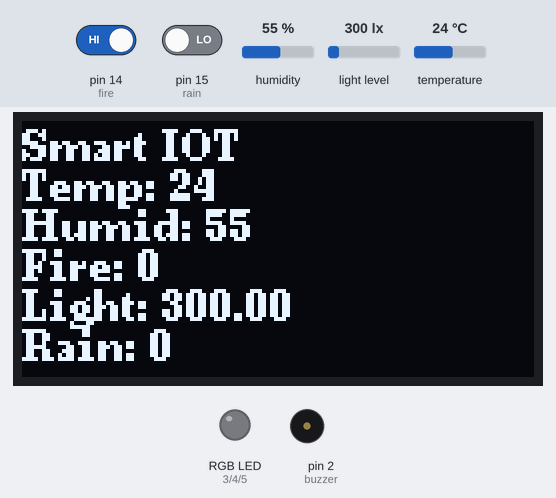
Simulated run of this sketch. Board: Arduino Uno, built with avr-gcc and run on an emulated ATmega328P. On the bench: 128×64 one-colour display, an RGB LED mixed from three pins (HIGH = lit), buzzer (waves = sounding). Wiring (inferred from the names in the program): BH1750 light sensor at I2C address 0x23. Inputs (shaded band) come from the test bench; at power-on: pin 14 (fire) HIGH, light level 300 lx, humidity 55 %, pin 15 (rain) LOW, temperature 24 °C. Dim RGB values are drawn brighter than linear.

Above: at 1.9 s.
2.0 s: pin 14 (fire) driven LOW
At 5.2 s:
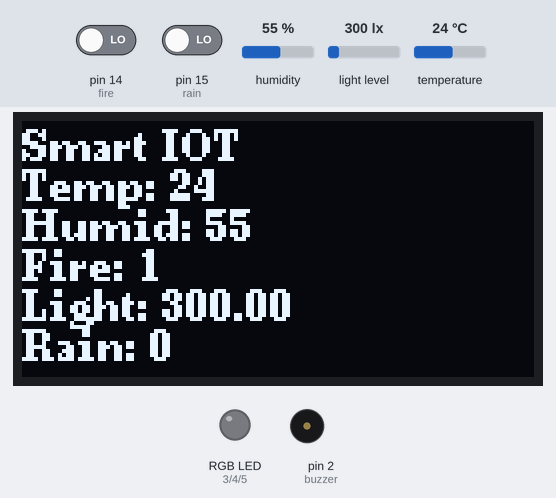
5.4 s: light level set to 52 lx
At 7.44 s:
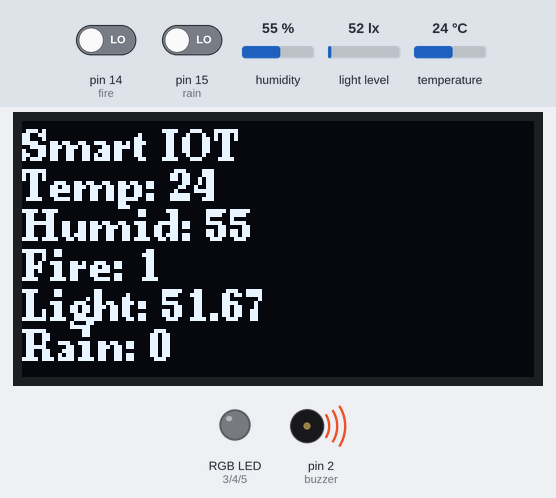
7.8 s: light level set to 46 lx
At 12.1 s:
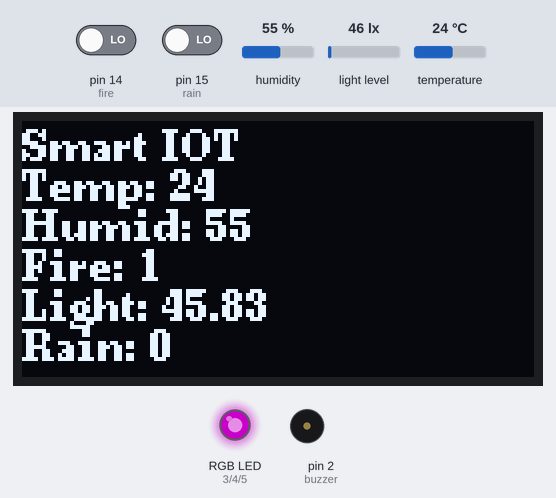
12.4 s: humidity set to 22 %
At 14.27 s:
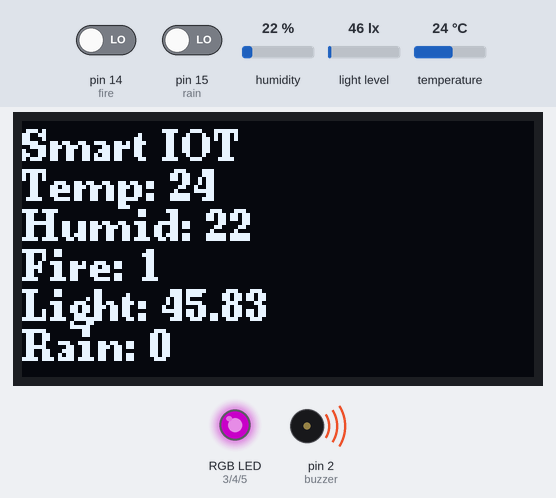
14.7 s: pin 15 (rain) driven HIGH
At 17.3 s:
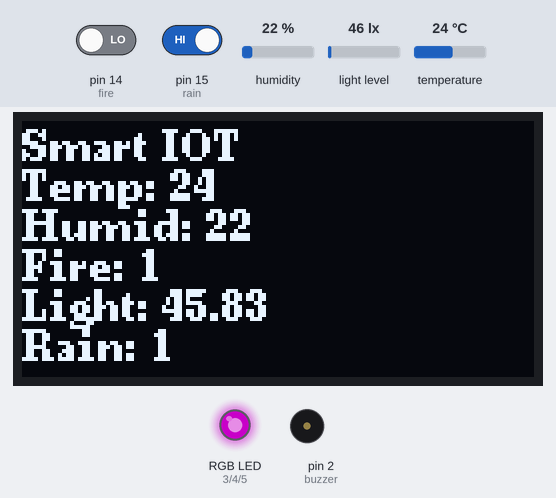
18.1 s: temperature set to 12 °C
At 20.4 s:
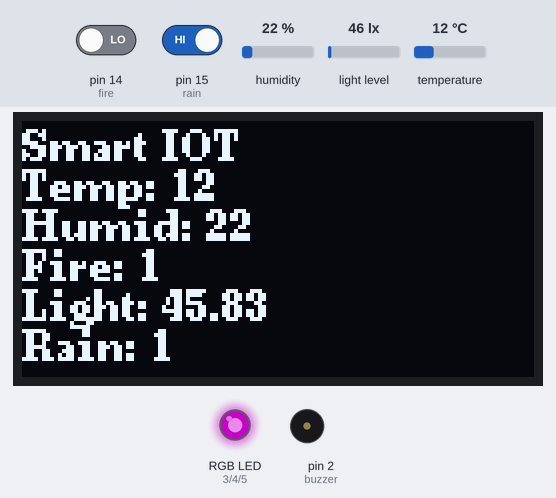
Timing chart, 0 to 22.5 s (numbered marks = the images above; inputs shaded):
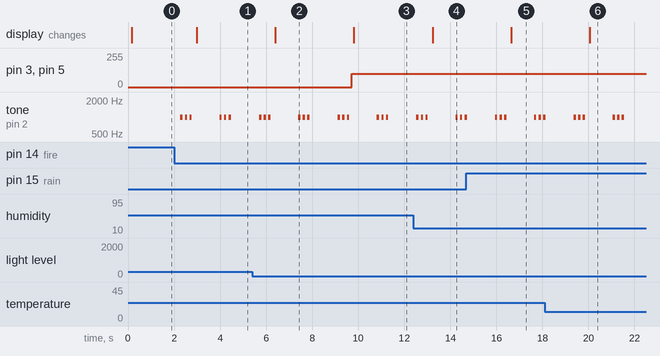

Measured:
- the behaviour switches between 50 and 49 lx on light level (found by bisection; images 2 and 3)
- after the input at 2.0 s, tone on pin 2 (buzzer): plays 1000 Hz for 0.10 s, 1000 Hz for 0.10 s, 1000 Hz for 0.10 s, 1000 Hz for 0.10 s, 1000 Hz for 0.10 s, 1000 Hz for 0.10 s, starting after 0.28 s; the display: changes after 0.98 s (image 1)
- after the input at 5.4 s, the display: changes after 1.0 s (image 2)
- after the input at 7.8 s, pin 3 (red), pin 5 (blue): 0/255 → 100/255 after 1.9 s; the display: changes after 2.0 s (image 3)
- after the input at 12.4 s, the display: changes after 0.83 s (image 4)
- after the input at 14.7 s, the display: changes after 1.9 s (image 5)
- after the input at 18.1 s, the display: changes after 2.0 s (image 6)

The sketch:

SmartIOT.ino
```cpp
#include "DHT.h"
#include "BH1750FVI.h"
#include <Arduino.h>
#include <U8g2lib.h>
#include <Wire.h>

#define fire 14
#define rain 15
#define Dht 16
#define buzzer 2
#define red 3
#define green 4
#define blue 5

int fire_sensor = 0;
int rain_sensor = 0;
int temp_sensor = 0;
int humid_sensor = 0;
float light_sensor = .0;

DHT dht(Dht, DHT11);
BH1750FVI myLux(0x23);
U8G2_SH1106_128X64_NONAME_F_HW_I2C u8g2(U8G2_R0, /* reset=*/ U8X8_PIN_NONE);

void rgbled(int r, int g, int b) {
  analogWrite(red, r);
  analogWrite(green, g);
  analogWrite(blue, b);
}

void setup() {
  Serial.begin(9600);
  pinMode(buzzer, OUTPUT);
  pinMode(red, OUTPUT);
  pinMode(green, OUTPUT);
  pinMode(blue, OUTPUT);
  pinMode(fire, INPUT);
  pinMode(rain, INPUT);
  dht.begin();
  Wire.begin();
  myLux.powerOn();
  myLux.setContHighRes();
  u8g2.begin();
}

void loop() {
  fire_sensor = !digitalRead(fire);
  rain_sensor = digitalRead(rain);
  temp_sensor = dht.readTemperature();
  humid_sensor = dht.readHumidity();
  light_sensor = myLux.getLux();
  if (fire_sensor == 1 || rain_sensor == 1) {
    for (int i=0;i<3;i++) {
      tone(buzzer, 1000, 100);
      delay(200);
    }
  }
  if (light_sensor < 50) {
    rgbled(100, 100, 100);
  }
  else {
    rgbled(0, 0, 0);
  }
  u8g2.clearBuffer();
  u8g2.setFont(u8g2_font_ncenB08_tr);
  u8g2.drawStr(0, 10, "Smart IOT");
  u8g2.drawStr(0, 20, ("Temp: "+ String(temp_sensor)).c_str());
  u8g2.drawStr(0, 30, ("Humid: "+ String(humid_sensor)).c_str());
  u8g2.drawStr(0, 40, ("Fire: "+ String(fire_sensor)).c_str());
  u8g2.drawStr(0, 50, ("Light: "+ String(light_sensor)).c_str());
  u8g2.drawStr(0, 60, ("Rain: "+ String(rain_sensor)).c_str());
  u8g2.sendBuffer();
  delay(1000);
}
```
